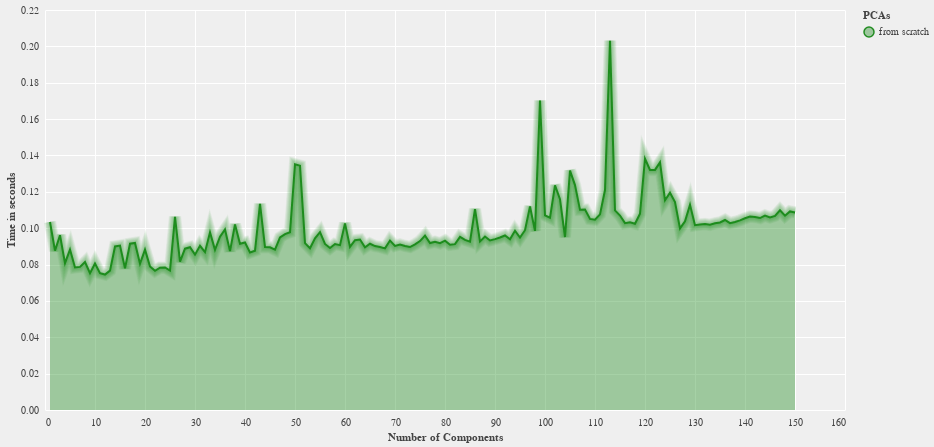

The notebook cell saved with this chart:
### Code cell
alt.renderers.enable('default'); plotter(data, "testing_time", ("Number of Components", "Time in seconds", "PCAs"))

### Figure 1 — Vega-Lite specification as saved in the notebook (floating-point values rounded to 4 significant figures; data arrays with more than 128 entries replaced by an {"elided": "..."} marker saying what was removed)
{"config": {"view": {"continuousWidth": 800, "continuousHeight": 400}, "background": "#efefef", "axis": {"gridColor": "#ffffff", "domainColor": null, "tickColor": null, "labelColor": "#444444", "titleColor": "#444444"}, "legend": {"labelColor": "#444444", "titleColor": "#444444"}, "range": {"category": ["#228C22", "#5f249f", "#FF0000", "#ffff00", "#00FFFF", "#000000", "#FFFFFF"]}, "area": {"line": true, "fillOpacity": 0.4}, "line": {"strokeWidth": 2}}, "layer": [{"mark": "area", "encoding": {"color": {"type": "nominal", "field": "z", "title": "PCAs"}, "x": {"type": "quantitative", "axis": {"tickMinStep": 1}, "field": "x", "title": "Number of Components"}, "y": {"type": "quantitative", "field": "y", "title": "Time in seconds"}}}, {"layer": [{"mark": {"type": "line", "opacity": 0.05, "strokeWidth": 3.05}, "encoding": {"color": {"type": "nominal", "field": "z", "title": "PCAs"}, "x": {"type": "quantitative", "axis": {"tickMinStep": 1}, "field": "x", "title": "Number of Components"}, "y": {"type": "quantitative", "field": "y", "title": "Time in seconds"}}}, {"mark": {"type": "line", "opacity": 0.05, "strokeWidth": 4.1}, "encoding": {"color": {"type": "nominal", "field": "z", "title": "PCAs"}, "x": {"type": "quantitative", "axis": {"tickMinStep": 1}, "field": "x", "title": "Number of Components"}, "y": {"type": "quantitative", "field": "y", "title": "Time in seconds"}}}, {"mark": {"type": "line", "opacity": 0.05, "strokeWidth": 5.15}, "encoding": {"color": {"type": "nominal", "field": "z", "title": "PCAs"}, "x": {"type": "quantitative", "axis": {"tickMinStep": 1}, "field": "x", "title": "Number of Components"}, "y": {"type": "quantitative", "field": "y", "title": "Time in seconds"}}}, {"mark": {"type": "line", "opacity": 0.05, "strokeWidth": 6.2}, "encoding": {"color": {"type": "nominal", "field": "z", "title": "PCAs"}, "x": {"type": "quantitative", "axis": {"tickMinStep": 1}, "field": "x", "title": "Number of Components"}, "y": {"type": "quantitative", "field": "y", "title": "Time in seconds"}}}, {"mark": {"type": "line", "opacity": 0.05, "strokeWidth": 7.25}, "encoding": {"color": {"type": "nominal", "field": "z", "title": "PCAs"}, "x": {"type": "quantitative", "axis": {"tickMinStep": 1}, "field": "x", "title": "Number of Components"}, "y": {"type": "quantitative", "field": "y", "title": "Time in seconds"}}}, {"mark": {"type": "line", "opacity": 0.05, "strokeWidth": 8.3}, "encoding": {"color": {"type": "nominal", "field": "z", "title": "PCAs"}, "x": {"type": "quantitative", "axis": {"tickMinStep": 1}, "field": "x", "title": "Number of Components"}, "y": {"type": "quantitative", "field": "y", "title": "Time in seconds"}}}, {"mark": {"type": "line", "opacity": 0.05, "strokeWidth": 9.35}, "encoding": {"color": {"type": "nominal", "field": "z", "title": "PCAs"}, "x": {"type": "quantitative", "axis": {"tickMinStep": 1}, "field": "x", "title": "Number of Components"}, "y": {"type": "quantitative", "field": "y", "title": "Time in seconds"}}}, {"mark": {"type": "line", "opacity": 0.05, "strokeWidth": 10.4}, "encoding": {"color": {"type": "nominal", "field": "z", "title": "PCAs"}, "x": {"type": "quantitative", "axis": {"tickMinStep": 1}, "field": "x", "title": "Number of Components"}, "y": {"type": "quantitative", "field": "y", "title": "Time in seconds"}}}, {"mark": {"type": "line", "opacity": 0.05, "strokeWidth": 11.45}, "encoding": {"color": {"type": "nominal", "field": "z", "title": "PCAs"}, "x": {"type": "quantitative", "axis": {"tickMinStep": 1}, "field": "x", "title": "Number of Components"}, "y": {"type": "quantitative", "field": "y", "title": "Time in seconds"}}}, {"mark": {"type": "line", "opacity": 0.05, "strokeWidth": 12.5}, "encoding": {"color": {"type": "nominal", "field": "z", "title": "PCAs"}, "x": {"type": "quantitative", "axis": {"tickMinStep": 1}, "field": "x", "title": "Number of Components"}, "y": {"type": "quantitative", "field": "y", "title": "Time in seconds"}}}]}], "data": {"name": "data-55b7382fcef25961692e79c31ce3d293"}, "$schema": "https://vega.github.io/schema/vega-lite/v4.8.1.json", "datasets": {"data-55b7382fcef25961692e79c31ce3d293": {"elided": "150 records"}}}
